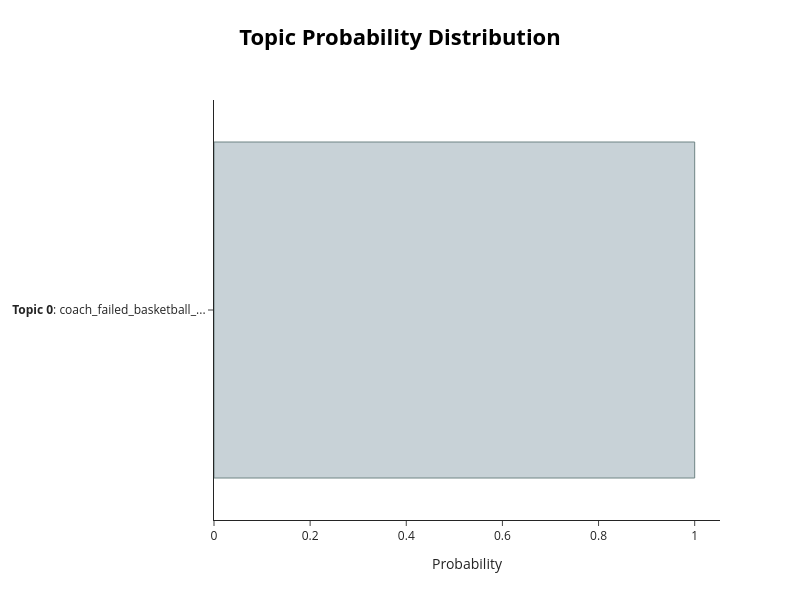

Notebook code cell kept with this figure:
### Code cell
topic_model.visualize_distribution(probs, min_probability=0.05)

### Figure 1 — Plotly figure (JSON) as saved in the notebook; plotly's stock layout.template omitted (floating-point values rounded to 4 significant figures)
{"data": [{"marker": {"color": "#C8D2D7", "line": {"color": "#6E8484", "width": 1}}, "orientation": "h", "type": "bar", "x": [1], "y": ["<b>Topic 0</b>: coach_failed_basketball_..."]}], "layout": {"height": 600, "hoverlabel": {"bgcolor": "white", "font": {"family": "Rockwell", "size": 16}}, "title": {"font": {"color": "Black", "size": 22}, "text": "<b>Topic Probability Distribution</b>", "x": 0.5, "xanchor": "center", "y": 0.95, "yanchor": "top"}, "width": 800, "xaxis": {"title": {"text": "Probability"}}}}
